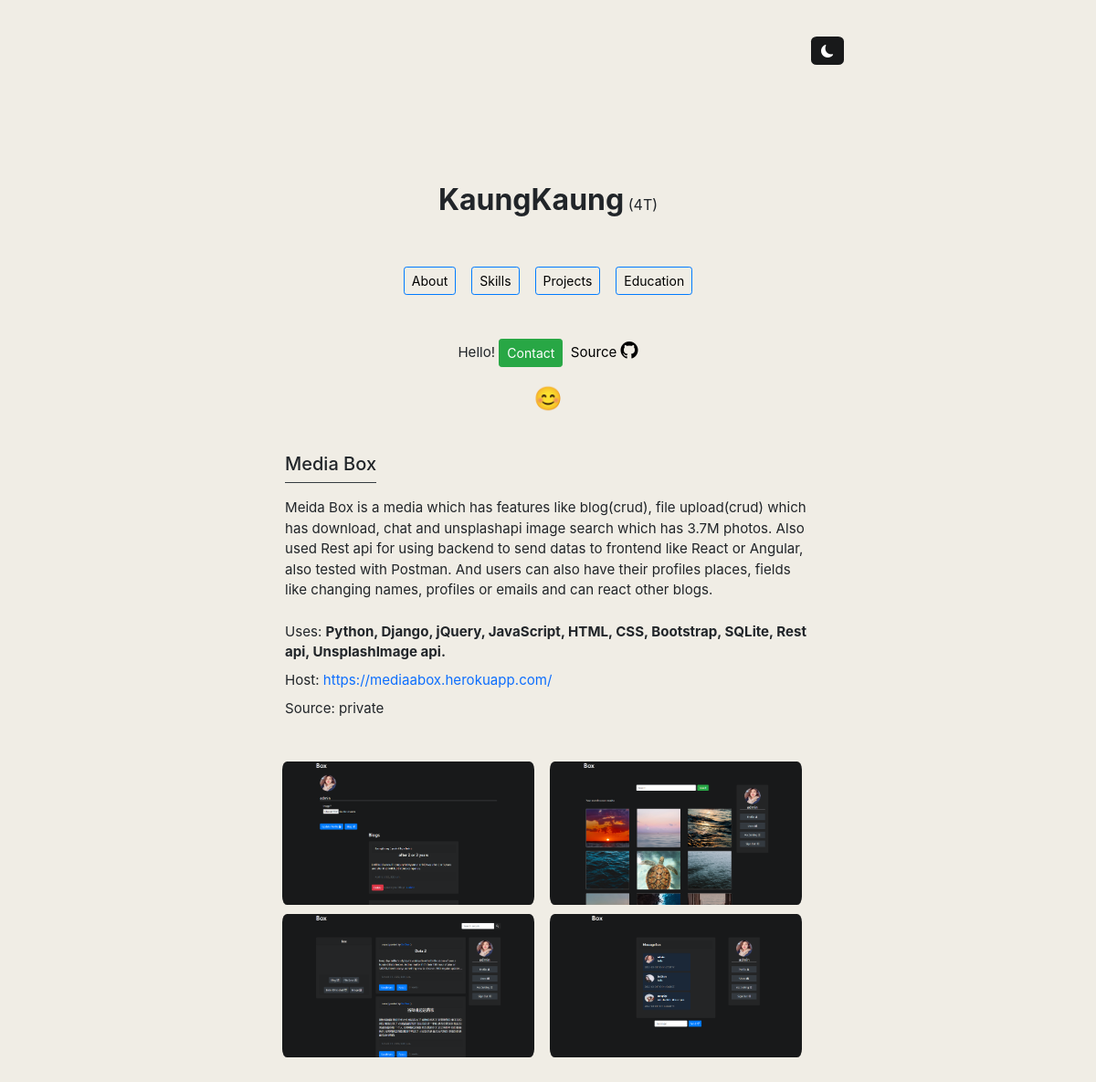
The app's page /project2/1 with its own data.
### display/models.py (models this page shows)
class Project(models.Model):
    title = models.CharField(max_length=225)
    image = models.ImageField(upload_to='project_image')
    uses = models.CharField(max_length=255)
    description = models.TextField()
    schoolp = models.CharField(max_length=255, blank=True, null=True)
    url = models.URLField(max_length=255, blank=True, null=True)
    source_code = models.URLField(max_length=255, blank=True, null=True)
    image2 = models.ImageField(upload_to='project_image', null=True, blank=True)
    image3 = models.ImageField(upload_to='project_image', null=True, blank=True)
    image4 = models.ImageField(upload_to='project_image', null=True, blank=True)

### display/views.py (the view)
def project2(request, pk):
    p = Project.objects.get(id=pk)
    return render(request, "project2.html",
                  {"project": p})

### template/project2.html
{% extends 'main.html' %}
{% block content %}
{% include 'chain.html' %}
{% load static %}
<link rel="stylesheet" href="{% static 'style.css' %}">
{% include 'profile.html' %}
<div style="height:40px;"></div>
<body>
<div class="context" style="width:48%;">
        <div class="about" style="margin:auto;max-width:590px;">
            <div style="margin:auto;font-size:15.1px;">
        {% if project.title == "Secure Coding" %}
                  <h5>{{project.title}}</h5>
        <legend class="border-bottom border-dark mb-3" style="width:160px;"></legend>
                {% else %}
            <h5>{{project.title}}</h5>
        <legend class="border-bottom border-dark mb-3" style="width:100px;"></legend>
            {% endif %}
        <p style="white-space: pre-line;">{{ project.description }}
            <label>Uses: <b>{{ project.uses }}</b></label>{% if project.url %}
            <label>Host: <a class="plink" target="_blank" href="{{ project.url }}">{{ project.url }}</a></label>{% else %}
            <label>Host: Unavailable</label>{% endif %}{% if project.source_code %}
            <label>SouceCode: <a class="plink" href="{{ project.source_code }}">{{ project.source_code }}</a></label>{% else %}
            <label>Source: private</label>{% endif %}
            </p><br>
                <div class="row" style="max-width:590px;">
                <img src="{{project.image2.url}}" style="margin-bottom:10px;margin-right:-7px;max-width:300px;max-height:180px;object-fit:cover;border-radius: 5.7%;">
                        <img src="{{project.image3.url}}" style="margin-bottom:10px;margin-right:-7px;max-width:300px;max-height:180px;object-fit:cover;border-radius:  5.7%;">
                    <img src="{{project.image.url}}" style="margin-bottom:10px;margin-right:-7px;max-width:300px;max-height:180px;object-fit:cover;border-radius:  5.7%;">
                        <img src="{{project.image4.url}}" style="margin-bottom:10px;margin-right:-7px;max-width:300px;max-height:180px;object-fit:cover;border-radius:  5.7%;">
                    </div>
            </div>
        </div>
    </div>
</body>
<footer style="height:180px;"></footer>
{% endblock %}

### static/style.css (style rules this page uses)
.context { margin: auto; width: 70%; }
body { background-color:#F0EDE5; margin: 0px auto; font-family:; }
a { color:black; text-decoration:none; }
.plink { color:#0d6efd; }
img { transition: .3s ease-in-out; }
.about { animation: transition 1.00s; }
html { scroll-behavior: smooth; }

### records on screen
Project: title "Media Box", description "Meida Box is a media which has features like blog(crud), file upload(crud) which has download, chat and unsplashapi image search which has 3.7M photos. Also used Rest api for using backend to send datas to frontend like React or Angular, also tested with Postman. And users can also have their profiles places, fields like changing names, profiles or emails and can react other blogs.", uses "Python, Django, jQuery, JavaScript, HTML, CSS, Bootstrap, SQLite, Rest api, UnsplashImage api.", url "https://mediaabox.herokuapp.com/", image2 (picture), image3 (picture), image (picture), image4 (picture)
